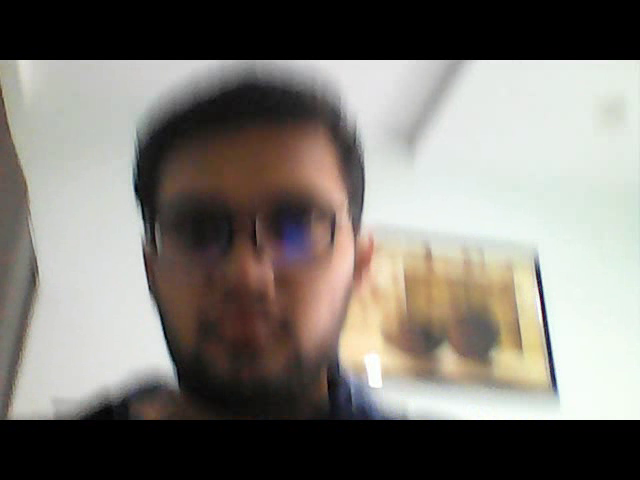
#> input picture frame 35 of output.avi, 640 x 480 px, given in place of the camera
$ python open_cv_practice.py
#> lines starting #> are read from the running program, lines starting #| are printed output that depends on the picture; after the words box and inside, x2 and y2 are one past the last pixel; in counts of white or black regions, pixels touching at a corner belong together
import numpy as np
import cv2

cap = cv2.VideoCapture(0)

fourcc = cv2.VideoWriter_fourcc(*'XVID')
out = cv2.VideoWriter('output.avi',fourcc, 20.0, (640,480))
count = 0
while(cap.isOpened()):
    ret, frame = cap.read()
#> frame is the input picture: shape (480, 640, 3); mean B, G, R 116, 122.3, 126.2
    if ret==True:
        frame = cv2.flip(frame,1)
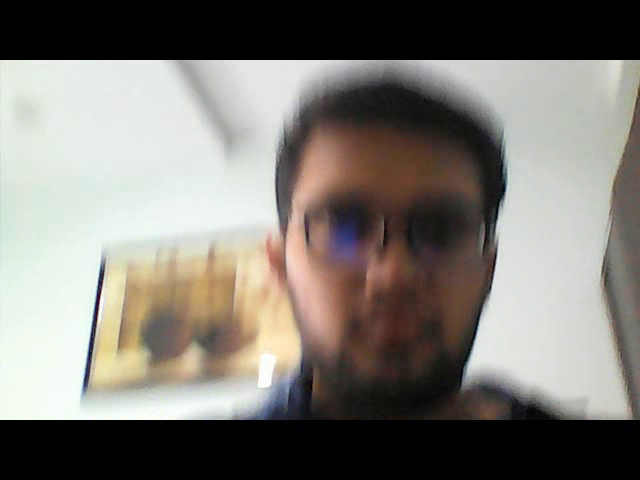
#> frame: shape (480, 640, 3); mean B, G, R 116, 122.3, 126.2

        out.write(frame)

        img = cv2.imshow('frame',frame)
        cv2.imwrite('images.jpg',img)

        hsv_frame = cv2.cvtColor(frame, cv2.COLOR_BGR2HSV)
#> hsv_frame: shape (480, 640, 3); mean H, S, V 33, 30.3, 128.7
        lowskin = np.array([108, 23, 82])
        highskin = np.array([179, 255, 255])
        mask = cv2.inRange(hsv_frame, lowskin, highskin)
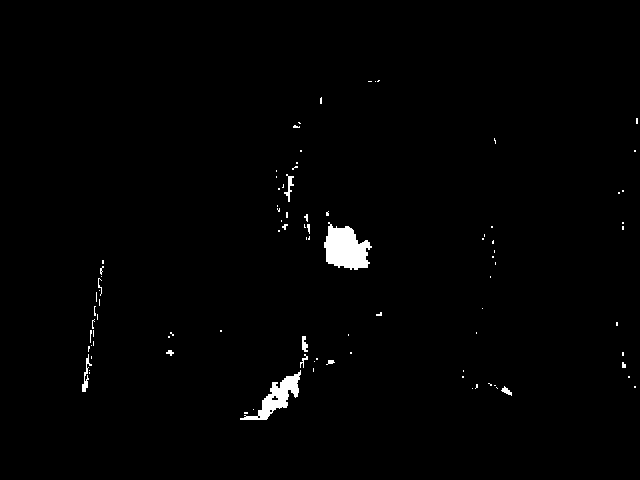
#> mask: shape (480, 640); 1.1% white; 92 white regions (79 under 20 px), largest, box (x1, y1, x2, y2) and area: (324, 222, 372, 270) 1495, (240, 370, 301, 420) 948, (82, 354, 92, 392) 120
        cv2.imshow("mask", mask)

        if cv2.waitKey(1) & 0xFF == ord('q'):
#> (key q is pressed here)
            break
        elif cv2.waitKey(1) & 0xFF == ord('a') :
            print("image"+str(count)+'saved')
            file = 'D:/image+video/img'+str(count)+'.png'
            cv2.imwrite(file,img)
            count += 1
    else:
        break

cap.release()
out.release()
cv2.destroyAllWindows()

$ run again, starting later in the video
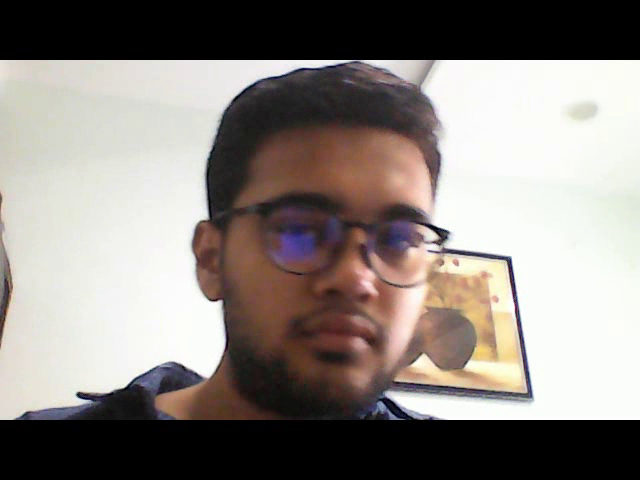
#> input picture frame 160 of output.avi, 640 x 480 px, given in place of the camera
#> frame is the input picture: shape (480, 640, 3); mean B, G, R 127.1, 131.6, 138.8
#> `frame = cv2.flip(frame,1)`:
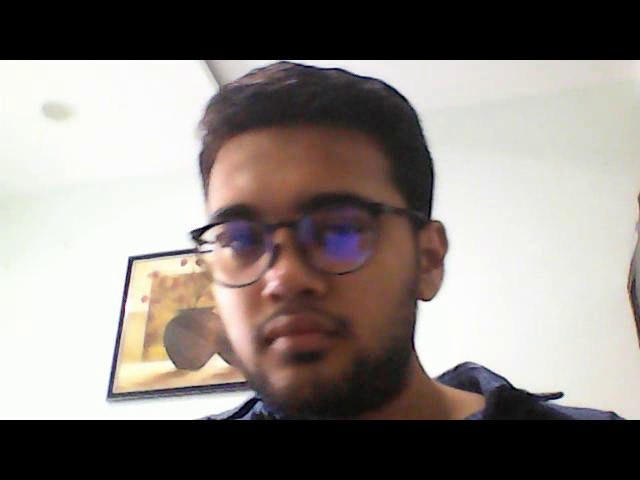
#> frame: shape (480, 640, 3); mean B, G, R 127.1, 131.6, 138.8
#> hsv_frame: shape (480, 640, 3); mean H, S, V 30.6, 31.3, 140
#> `mask = cv2.inRange(hsv_frame, lowskin, highskin)`:
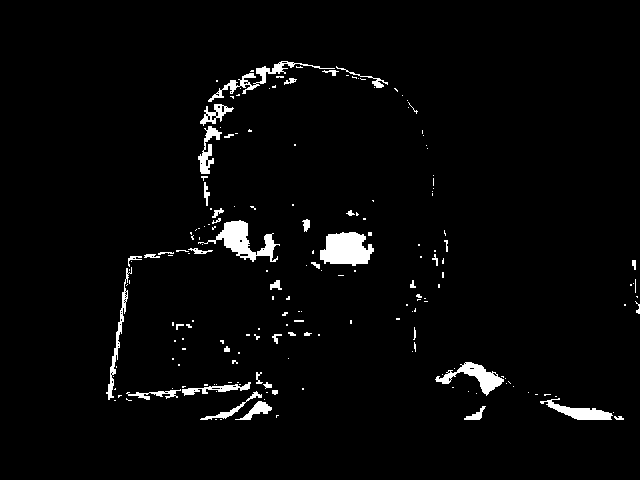
#> mask: shape (480, 640); 2.9% white; 188 white regions (144 under 20 px), largest, box (x1, y1, x2, y2) and area: (320, 232, 374, 266) 1351, (198, 220, 280, 262) 1177, (435, 362, 504, 396) 791

$ run again, starting later in the video
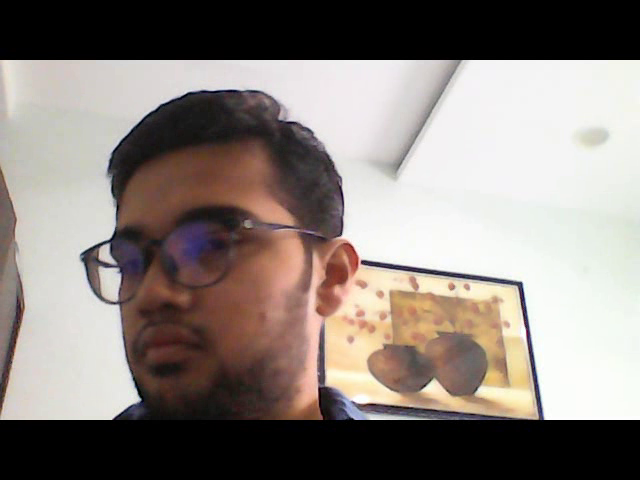
#> input picture frame 284 of output.avi, 640 x 480 px, given in place of the camera
#> frame is the input picture: shape (480, 640, 3); mean B, G, R 123.1, 128.4, 137.3
#> `frame = cv2.flip(frame,1)`:
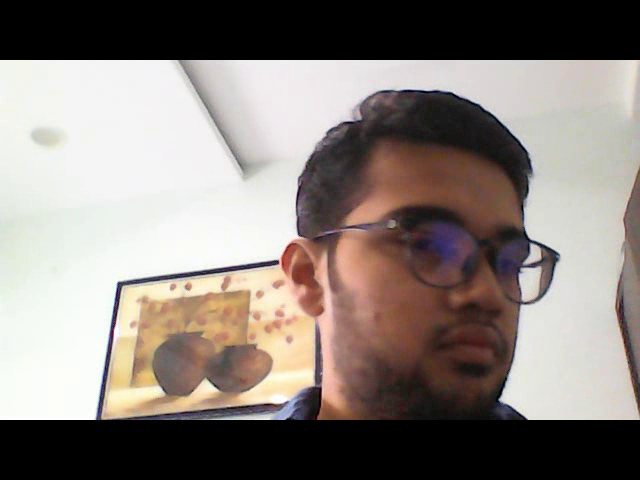
#> frame: shape (480, 640, 3); mean B, G, R 123.1, 128.4, 137.3
#> hsv_frame: shape (480, 640, 3); mean H, S, V 32.4, 34.1, 138.3
#> `mask = cv2.inRange(hsv_frame, lowskin, highskin)`:
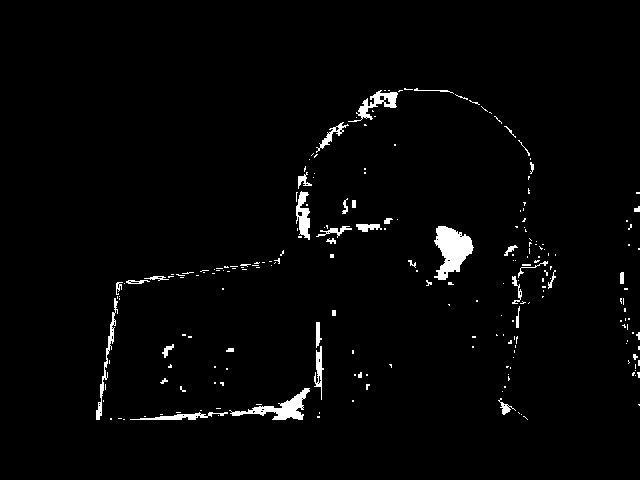
#> mask: shape (480, 640); 2.2% white; 223 white regions (184 under 20 px), largest, box (x1, y1, x2, y2) and area: (434, 226, 474, 280) 1259, (229, 388, 310, 420) 797, (348, 90, 398, 122) 477
